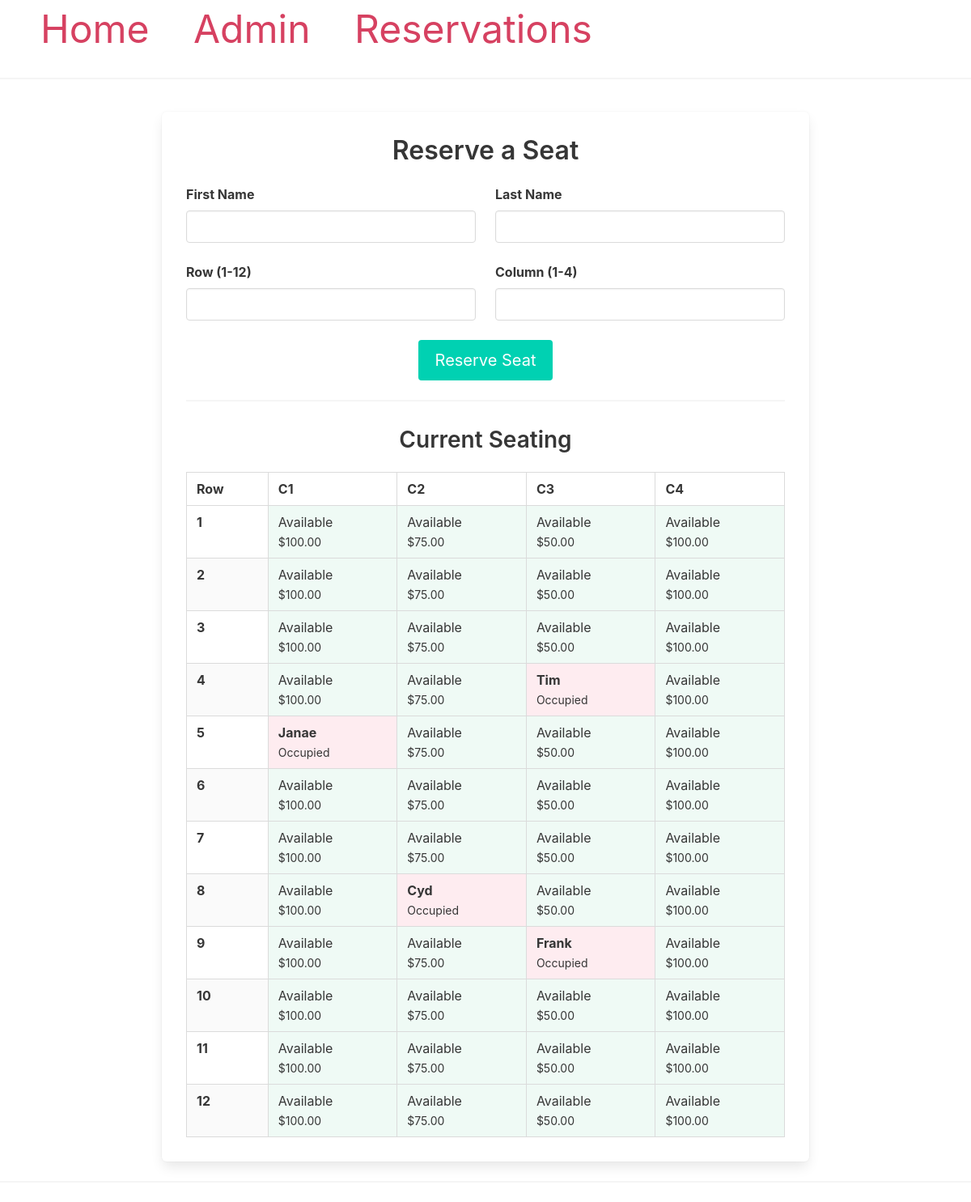
Page /reserve on the earlier database version.
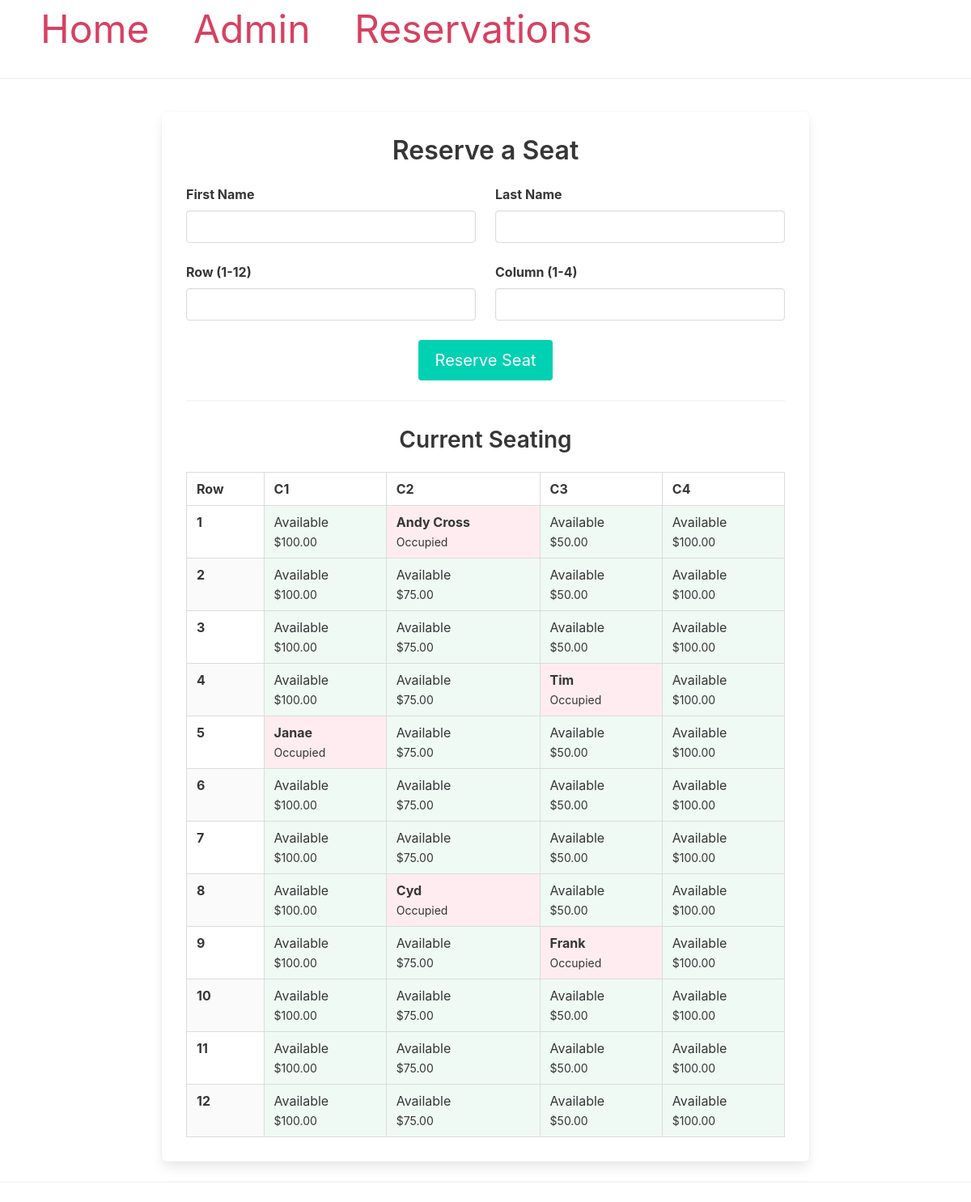
Same page on the later database version.
### app.py (models this page shows)
class Reservation(db.Model):
    __tablename__ = "reservations"
    id = db.Column(db.Integer, primary_key=True)
    passengerName = db.Column(db.String, nullable=False)
    seatRow = db.Column(db.Integer, nullable=False)
    seatColumn = db.Column(db.Integer, nullable=False)
    eTicketNumber = db.Column(db.String, nullable=False)
    created = db.Column(db.String)

### app.py (the view, shortened to what this page needs)
@app.route("/reserve", methods=["GET", "POST"])
def reserve_seat():
    seating_chart, revenue, reservations = build_seating_chart()
    return render_template(
        "reserve.html",
        chart=seating_chart,
        rows=ROWS,
        cols=COLS,
        cost_matrix=COST_MATRIX
    )

### app.py (called while the page is built)
def get_cost_matrix():
    cost_matrix = [[100, 75, 50, 100] for _ in range(12)]
    return cost_matrix

def build_seating_chart():
    seating_chart = [[{"reserved": False, "name": None} for _ in range(COLS)] for _ in range(ROWS)]
    reservations = Reservation.query.all()
    for r in reservations:
        row = int(r.seatRow) - 1   # convert to 0-based index
        col = int(r.seatColumn) - 1
        if 0 <= row < ROWS and 0 <= col < COLS:
            seating_chart[row][col]["reserved"] = True
            seating_chart[row][col]["name"] = r.passengerName
    cost_matrix = get_cost_matrix()
    revenue = sum(cost_matrix[row][col] for row in range(12) for col in range(4) if seating_chart[row][col]["reserved"])
    return seating_chart, revenue, reservations

### templates/reserve.html
{% extends "base.html" %}
{% block content %}
<div class="container" style="margin-top: 40px;">
  <div class="box" style="max-width: 800px; margin: auto; padding: 30px;">
    <h1 class="title has-text-centered">Reserve a Seat</h1>
    <form method="POST">
      <div class="columns">
        <div class="column">
          <div class="field">
            <label class="label">First Name</label>
            <div class="control">
              <input class="input" name="first_name" required>
            </div>
          </div>
        </div>
        <div class="column">
          <div class="field">
            <label class="label">Last Name</label>
            <div class="control">
              <input class="input" name="last_name" required>
            </div>
          </div>
        </div>
      </div>
      <div class="columns">
        <div class="column">
          <div class="field">
            <label class="label">Row (1-12)</label>
            <div class="control">
              <input class="input" name="seat_row" type="number" min="1" max="12" required>
            </div>
          </div>
        </div>
        <div class="column">
          <div class="field">
            <label class="label">Column (1-4)</label>
            <div class="control">
              <input class="input" name="seat_col" type="number" min="1" max="4" required>
            </div>
          </div>
        </div>
      </div>
      <div class="field has-text-centered">
        <button class="button is-primary is-medium" type="submit">
          Reserve Seat
        </button>
      </div>
    </form>
    <hr>
    <h2 class="subtitle has-text-centered">Current Seating</h2>
    <div class="table-container">
      <table class="table is-bordered is-striped is-fullwidth">
        <thead>
          <tr>
            <th>Row</th>
            {% for c in range(1, cols + 1) %}
              <th>C{{ c }}</th>
            {% endfor %}
          </tr>
        </thead>
        <tbody>
        {% for r in range(0, rows) %}
          <tr>
            <td><strong>{{ r + 1 }}</strong></td>
            {% for c in range(0, cols) %}
              {% set seat = chart[r][c] %}
              <td class="{{ 'has-background-danger-light' if seat.reserved else 'has-background-success-light' }}">
                {% if seat.reserved %}
                  <strong>{{ seat.name }}</strong><br>
                  <small>Occupied</small>
                {% else %}
                  Available<br>
                  <small>${{ "%.2f"|format(cost_matrix[r][c]) }}</small>
                {% endif %}
              </td>
            {% endfor %}
          </tr>
        {% endfor %}
        </tbody>
      </table>
    </div>
  </div>
</div>
{% endblock %}

Differences in the rows shown:
added Reservation: name "Andy Cross"
Other differences:
list line gone: "Available $ 75.00"
new list line: "Occupied"
